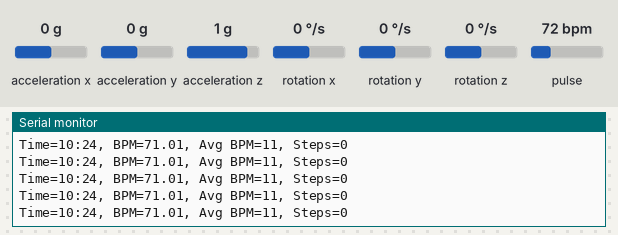
Simulated run of this sketch. Board: Arduino Uno, built with avr-gcc and run on an emulated ATmega328P. Shown: the last lines printed to the serial monitor. The test bench sets the inputs (shaded band); at power-on: acceleration x 0 g, pulse 72 bpm, acceleration y 0 g, acceleration z 1 g, rotation x 0 °/s, rotation y 0 °/s, rotation z 0 °/s. The local clock reads 2024-03-15 10:24:30 at power-on unless the sketch sets it.

Above: at 2.7 s.
2.8 s: acceleration x set to 0.8 g
At 2.88 s:
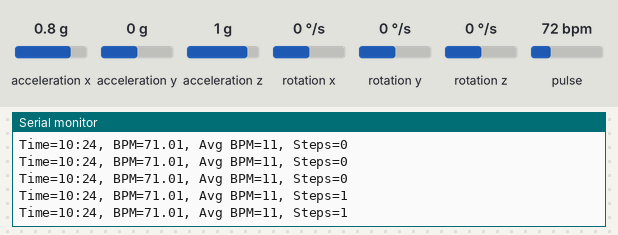
4.3 s: pulse set to 130 bpm
At 4.31 s:
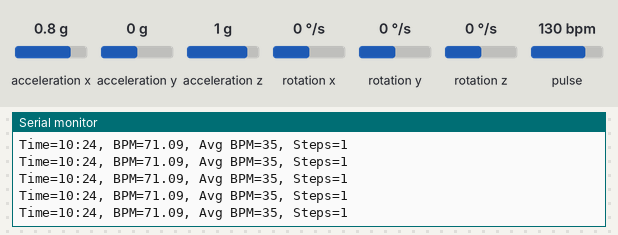
7.3 s: pulse set to 42 bpm
At 7.3 s:
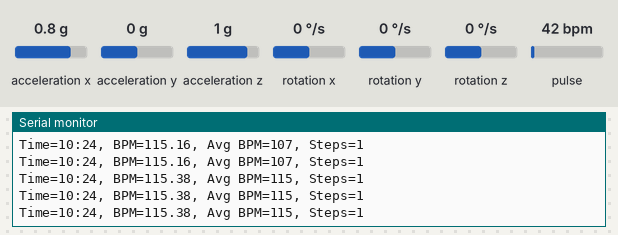
10.3 s: pulse set to 158 bpm
At 10.36 s:
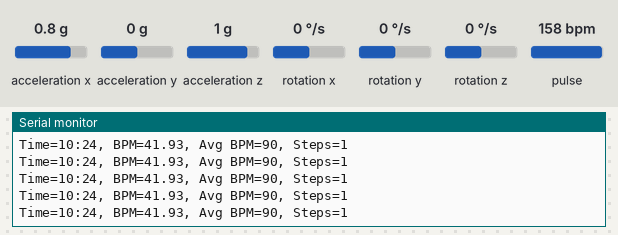
13.3 s: pulse set to 70 bpm
At 13.35 s:
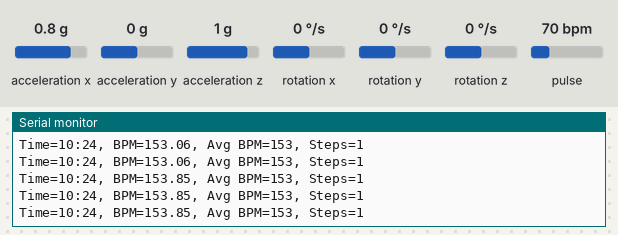
Timing chart, 0 to 16.3 s (numbered marks = the images above; inputs shaded):
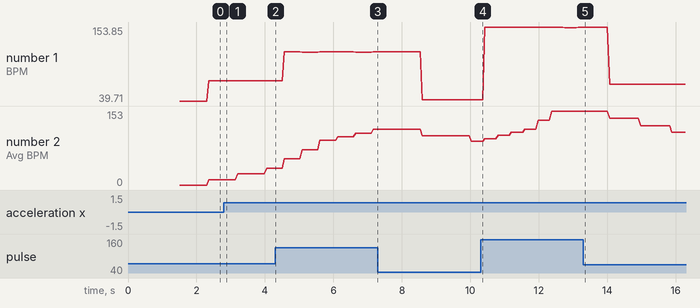

The sketch:

ShubsWatchMrk1.ino
```cpp
#include <Wire.h>
#include <Adafruit_GFX.h>
#include <Adafruit_SSD1306.h>
#include "RTClib.h"
#include "MAX30105.h"
#include "heartRate.h"
#include <MPU6050.h>

// #define SCREEN_WIDTH 128 // OLED display width, in pixels
// #define SCREEN_HEIGHT 64 // OLED display height, in pixels
// Adafruit_SSD1306 display(SCREEN_WIDTH, SCREEN_HEIGHT, &Wire, -1);

RTC_DS3231 rtc; // Declares a Real Time Clock object
MAX30105 particleSensor; // Declares the heart rate sensor object
MPU6050 mpu(0x69); // Declares the MPU6050 sensor object with address 0x69

const byte RATE_SIZE = 6; // Sets the size of the array used to average the heart rate
byte rates[RATE_SIZE]; // Array to hold last few heart rate samples
byte rateSpot = 0; // Index for the rates array
long lastBeat = 0; // Tracks the time of the last heartbeat

float beatsPerMinute; // Stores the instantaneous heart rate
int beatAvg; // Stores the average heart rate

int stepCount = 0; // Counter for total steps detected
float previousX = 0; // Stores the previous X-axis acceleration value
bool stepDetected = false; // Flag to prevent multiple step counts for one motion

void setup() {
  Wire.begin();
  Serial.begin(9600);

  // OLED Init (Commented out until ready)
  // if (!display.begin(SSD1306_SWITCHCAPVCC, 0x3C)) {
  //   Serial.println(F("OLED allocation failed"));
  //   while (true); // Halts if OLED initialization fails
  // }
  // display.clearDisplay();
  // display.display();

  // RTC Init
  if (!rtc.begin()) {
    Serial.println("Couldn't find RTC");
    while (true); // Halts if RTC initialization fails
  }
  if (rtc.lostPower()) {
    Serial.println("RTC lost power, setting time...");
    // rtc.adjust(DateTime(F(__DATE__), F(__TIME__))); // Uncomment to set time
  }

  // MAX30105 Init
  if (!particleSensor.begin(Wire, I2C_SPEED_FAST)) {
    Serial.println("MAX30102 not found");
    while (true); // Halts if MAX30105 initialization fails
  }
  particleSensor.setup();
  particleSensor.setPulseAmplitudeRed(0x0A);
  particleSensor.setPulseAmplitudeGreen(0); // Turns off the green LED

  // MPU6050 Init
  mpu.initialize(); // Initializes the MPU6050 sensor
  if (!mpu.testConnection()) {
    Serial.println("MPU6050 connection failed");
    while (1); // Halts if MPU6050 connection fails
  }
  Serial.println("MPU6050 initialized");

  delay(1500);
}

void loop() {
  DateTime now = rtc.now(); // Gets the current time from the RTC
  long irValue = particleSensor.getIR(); // Gets the infrared value from the heart rate sensor

  // Heart rate calculation logic
  if (checkForBeat(irValue)) { // Checks if a heartbeat is detected
    long delta = millis() - lastBeat;
    lastBeat = millis();
    beatsPerMinute = 60 / (delta / 1000.0); // Calculates BPM

    if (beatsPerMinute > 40 && beatsPerMinute < 210) {
      rates[rateSpot++] = (byte)beatsPerMinute;
      rateSpot %= RATE_SIZE; // Wraps around the array index

      beatAvg = 0;
      for (byte i = 0; i < RATE_SIZE; i++) {
        beatAvg += rates[i]; // Sums the heart rate values
      }
      beatAvg /= RATE_SIZE; // Calculates the average
    }
  }

  // MPU6050 step counting logic
  int16_t ax, ay, az;
  mpu.getAcceleration(&ax, &ay, &az); // Reads raw acceleration data
  float accelX = ax / 16384.0; // Converts X-axis acceleration to g's

  // Step detection logic based on acceleration changes
  if (!stepDetected && (accelX - previousX) > 0.3) // Threshold for X-axis change (0.3)
  {
    stepCount++; // Increments the step count
    stepDetected = true;
  }
  if ((accelX - previousX) < 0.2) {
    stepDetected = false; // Resets the detection flag
  }

  previousX = accelX;

  // Serial Monitor output for debugging
  Serial.print("Time=");
  Serial.print(now.hour());
  Serial.print(":");
  Serial.print(now.minute());
  Serial.print(", BPM=");
  Serial.print(beatsPerMinute);
  Serial.print(", Avg BPM=");
  Serial.print(beatAvg);
  Serial.print(", Steps=");
  Serial.print(stepCount);
  if (irValue < 50000) Serial.print("  (No finger?)");
  Serial.println();

  if(irValue < 1200) delay(9000);
  else delay(50);
}
```

Measured:
- after the input at 2.8 s, the serial monitor: prints a new line at once (image 1)
- plotted number 1: 71.09 → 115.38 after the input at 4.3 s, 115.38 → 41.93 after the input at 7.3 s, 41.93 → 153.85 after the input at 10.3 s, 153.85 → 65.93 after the input at 13.3 s
- plotted number 2: 35 → 115 after the input at 4.3 s, 115 → 90 after the input at 7.3 s, 90 → 153 after the input at 10.3 s, 153 → 65 after the input at 13.3 s
